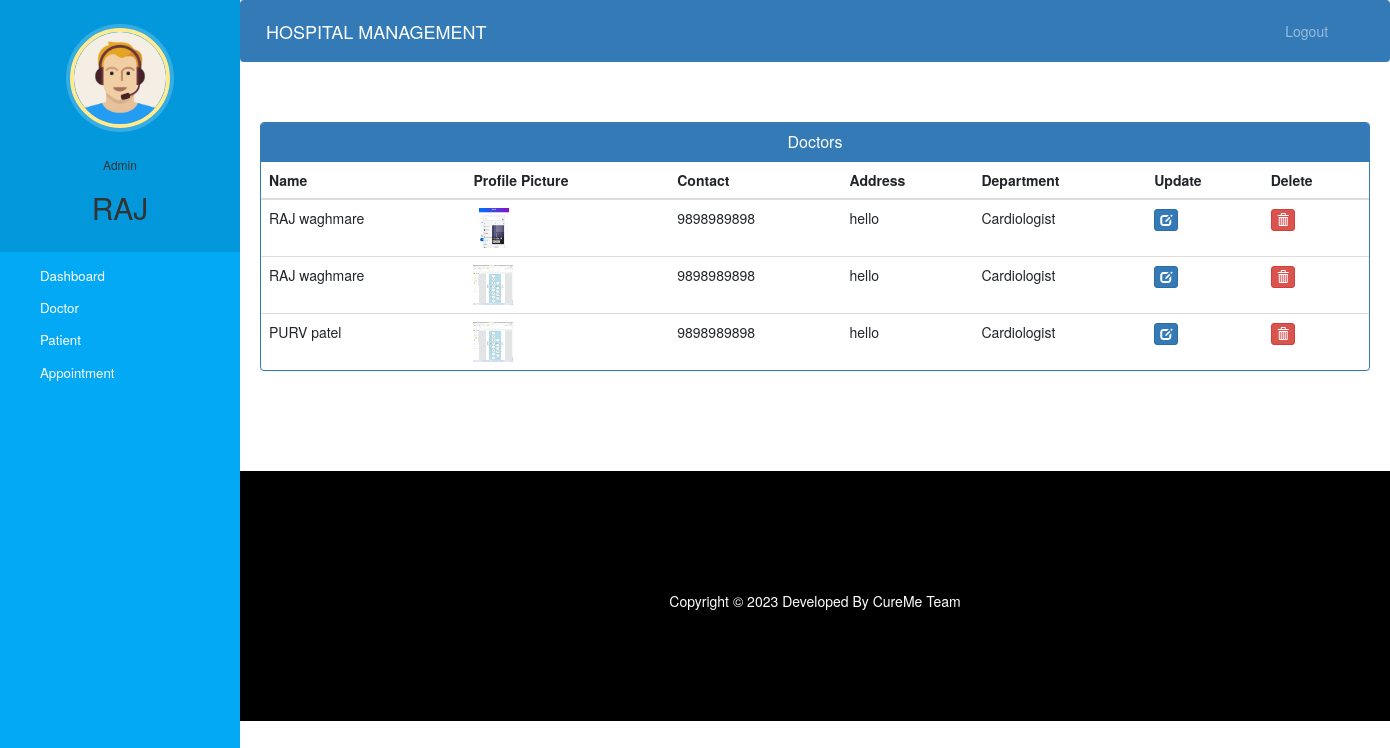
The app's page /admin-view-doctor (signed in) with its own data.
### hospital/models.py (models this page shows, shortened)
class Doctor(models.Model):
    user=models.OneToOneField(User,on_delete=models.CASCADE)
    profile_pic= models.ImageField(upload_to='profile_pic/DoctorProfilePic/',null=True,blank=True)
    address = models.CharField(max_length=40)
    mobile = models.CharField(max_length=20,null=True)
    department= models.CharField(max_length=50,choices=departments,default='Cardiologist')
    status=models.BooleanField(default=False)
    @property
    def get_name(self):
        return self.user.first_name+" "+self.user.last_name

### hospital/views.py (the view)
# urls.py: path('admin-view-doctor', views.admin_view_doctor_view,name='admin-view-doctor'),
@login_required(login_url='adminlogin')
@user_passes_test(is_admin)
def admin_view_doctor_view(request):
    doctors=models.Doctor.objects.all().filter(status=True)
    return render(request,'hospital/admin_view_doctor.html',{'doctors':doctors})

### hospital/views.py (called while the page is built)
def is_admin(user):
    return user.groups.filter(name='ADMIN').exists()

### templates/hospital/admin_view_doctor.html (shortened to what this page needs)
{% extends 'hospital/admin_base.html' %}
{% block content %}
{%load static%}
<head>
  <link href="//netdna.bootstrapcdn.com/bootstrap/3.0.0/css/bootstrap.min.css" rel="stylesheet" id="bootstrap-css">
</head>
<div class="container">
  <div class="panel panel-primary">
    <div class="panel-heading">
      <h6 class="panel-title">Doctors</h6>
    </div>
    <table class="table table-hover" id="dev-table">
      <thead>
        <tr>
          <th>Name</th>
          <th>Profile Picture</th>
          <th>Contact</th>
          <th>Address</th>
          <th>Department</th>
          <th>Update</th>
          <th>Delete</th>
        </tr>
      </thead>
      {% for d in doctors %}
      <tr>
        <td> {{d.get_name}}</td>
        <td> <img src="{% static d.profile_pic.url %}" alt="Profile Pic" height="40px" width="40px" /></td>
        <td>{{d.mobile}}</td>
        <td>{{d.address}}</td>
        <td>{{d.department}}</td>
        <td><a class="btn btn-primary btn-xs" href="{% url 'update-doctor' d.id  %}"><span class="glyphicon glyphicon-edit"></span></a></td>
        <td><a class="btn btn-danger btn-xs" href="{% url 'delete-doctor-from-hospital' d.id  %}"><span class="glyphicon glyphicon-trash"></span></a></td>
      </tr>
      {% endfor %}
    </table>
  </div>
</div>
{% endblock content %}

### templates/hospital/admin_base.html (shortened to what this page needs)
<!DOCTYPE html>
{% load static %}
<html lang="en">
<head>
  <link rel="stylesheet" href="https://stackpath.bootstrapcdn.com/bootstrap/4.3.1/css/bootstrap.min.css">
  <link rel="stylesheet" href="https://maxcdn.bootstrapcdn.com/font-awesome/4.7.0/css/font-awesome.min.css">
  <link rel="stylesheet" href="{% static '/style.css' %}">
</head>
<body>
  <nav class="menu" tabindex="0">
    <header class="avatar">
      <img src="{% static "images/adminpropic.png" %}" />
      <br><br>
      <h6>Admin</h6>
      <h2>{{request.user.first_name}}</h2>
    </header>
    <ul>
      <li tabindex="0" class="icon-dashboard"> <a style="color:white; text-decoration:none;" href="/admin-dashboard"><span>Dashboard</span></a> </li>
      <li tabindex="0" class="icon-customers"> <a style="color:white; text-decoration:none;" href="/admin-doctor"><span>Doctor</span></a></li>
      <li tabindex="0" class="icon-users"> <a style="color:white; text-decoration:none;" href="/admin-patient"><span>Patient</span></a></li>
      <li tabindex="0" class="icon-calendar"> <a style="color:white; text-decoration:none;" href="/admin-appointment"><span>Appointment</span></a></li>
    </ul>
  </nav>
  <main>
    <div class="bs-example">
      <nav class="navbar navbar-expand-md  navbar-dark fixed-top" style="background:#337AB7;">
        <a href="/admin-dashboard" class="navbar-brand">HOSPITAL MANAGEMENT</a>
        <div class="collapse navbar-collapse justify-content-between" id="navbarCollapse">
          <div class="navbar-nav" style=" margin-left: 90%;">
            <a href="/logout" class="nav-item nav-link">Logout</a>
          </div>
        </div>
      </nav>
    </div>
    <br><br>
    {% block content %}
    {% endblock content %}
    <br><br><br><br>
    <footer>
      <br>
      <div class="container">
        <div class="row">
          <div class="col-md-12 col-sm-12">
            <div style="color:#ffffff;" class="wow fadeInUp footer-copyright">
              <p>
                Copyright &copy; 2023 Developed By CureMe Team </p>
            </div>
          </div>
        </div>
      </div>
    </footer>
  </main>
</body>
</html>

### static/style.css (style rules this page uses)
body { padding-left: 240px; }
main { position: relative; height: 100vh; }
.menu { background: #5bc995; height: 100vh; width: 240px; position: fixed; top: 0px; left: 0; z-index: 5; outline: none; }
.menu .avatar { background: rgba(0, 0, 0, 0.1); padding: 2em 0.5em; text-align: center; }
.menu .avatar img { width: 100px; border-radius: 50%; overflow: hidden; border: 4px solid #ffea92; box-shadow: 0 0 0 4px rgba(255, 255, 255, 0.2); }
.menu .avatar h2 { font-weight: normal; margin-bottom: 0; }
.menu ul { list-style: none; padding: 0.5em 0; margin: 0; }
.menu ul li { padding: 0.5em 1em 0.5em 3em; font-size: 0.95em; font-weight: regular; background-repeat: no-repeat; background-position: left 15px center; background-size: auto 20px; transition: all 0.15s linear; cursor: pointer; }
.menu ul li.icon-dashboard { background-image: url("http://www.entypo.com/images//gauge.svg"); }
.menu ul li.icon-customers { background-image: url("http://www.entypo.com/images//briefcase.svg"); }
.menu ul li.icon-users { background-image: url("http://www.entypo.com/images//users.svg"); }
.menu ul li.icon-calendar { background-image: url("http://www.entypo.com/images//calendar.svg"); }

### templates/hospital/admin_base.html (style rules this page uses)
a:link { text-decoration: none; }
a { color: white; }
footer { padding: 0px 0px 0px 0px; background-color: black; margin: 0px; }
p { text-align: center; }
body { padding-left: 240px; }
main { position: relative; height: 100vh; }
.menu { background: #03a9f4; height: 100vh; width: 240px; position: fixed; top: 0px; left: 0; z-index: 5; outline: none; }
.menu .avatar { background: rgba(0, 0, 0, 0.1); padding: 2em 0.5em; text-align: center; }
.menu .avatar img { width: 100px; border-radius: 50%; overflow: hidden; border: 4px solid #ffea92; box-shadow: 0 0 0 4px rgba(255, 255, 255, 0.2); }
.menu .avatar h2 { font-weight: normal; margin-bottom: 0; }
.menu ul { list-style: none; padding: 0.5em 0; margin: 0; }
.menu ul li { padding: 0.5em 1em 0.5em 3em; font-size: 0.95em; font-weight: regular; background-repeat: no-repeat; background-position: left 15px center; background-size: auto 20px; transition: all 0.15s linear; cursor: pointer; }
.menu ul li.icon-dashboard { background-image: url("http://www.entypo.com/images//gauge.svg"); }
.menu ul li.icon-customers { background-image: url("http://www.entypo.com/images//briefcase.svg"); }
.menu ul li.icon-users { background-image: url("http://www.entypo.com/images//users.svg"); }
.menu ul li.icon-calendar { background-image: url("http://www.entypo.com/images//calendar.svg"); }

### templates/hospital/admin_view_doctor.html (style rules this page uses)
a:link { text-decoration: none; }
h6 { text-align: center; }
.row { margin: 100px; }

### records on screen
Doctor: get_name "RAJ waghmare", profile_pic (picture), mobile "9898989898", address "hello", department "Cardiologist"
Doctor: get_name "RAJ waghmare", profile_pic (picture), mobile "9898989898", address "hello", department "Cardiologist"
Doctor: get_name "PURV patel", profile_pic (picture), mobile "9898989898", address "hello", department "Cardiologist"

### other values on screen
{{ request.user.first_name }} "RAJ"
